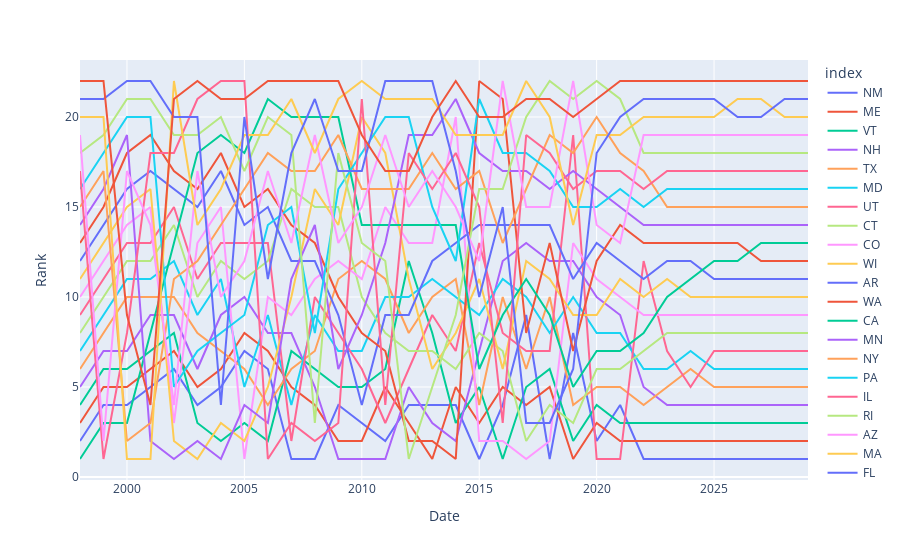

The notebook cell saved with this chart:
### Code cell
installation_plot = px.line(YoY_Installation_Ranking.melt(id_vars=["index"], var_name="Date", value_name="Rank"), x='Date', y='Rank', color='index')
installation_plot

### Figure 1 — Plotly figure (JSON) as saved in the notebook; plotly's stock layout.template omitted (floating-point values rounded to 4 significant figures)
{"data": [{"hovertemplate": "index=NM<br>Date=%{x}<br>Rank=%{y}<extra></extra>", "legendgroup": "NM", "line": {"color": "#636efa", "dash": "solid"}, "mode": "lines", "name": "NM", "orientation": "v", "showlegend": true, "type": "scatter", "x": [1998, 1999, 2000, 2001, 2002, 2003, 2004, 2005, 2006, 2007, 2008, 2009, 2010, 2011, 2012, 2013, 2014, 2015, 2016, 2017, 2018, 2019, 2020, 2021, 2022, 2023, 2024, 2025, 2026, 2027, 2028, 2029], "xaxis": "x", "y": [2, 4, 4, 5, 6, 4, 5, 7, 6, 1, 1, 4, 3, 2, 4, 4, 4, 1, 4, 9, 1, 8, 2, 4, 1, 1, 1, 1, 1, 1, 1, 1], "yaxis": "y"}, {"hovertemplate": "index=ME<br>Date=%{x}<br>Rank=%{y}<extra></extra>", "legendgroup": "ME", "line": {"color": "#EF553B", "dash": "solid"}, "mode": "lines", "name": "ME", "orientation": "v", "showlegend": true, "type": "scatter", "x": [1998, 1999, 2000, 2001, 2002, 2003, 2004, 2005, 2006, 2007, 2008, 2009, 2010, 2011, 2012, 2013, 2014, 2015, 2016, 2017, 2018, 2019, 2020, 2021, 2022, 2023, 2024, 2025, 2026, 2027, 2028, 2029], "xaxis": "x", "y": [3, 5, 5, 6, 7, 5, 6, 8, 7, 5, 4, 2, 2, 5, 3, 1, 5, 3, 5, 4, 5, 1, 3, 2, 2, 2, 2, 2, 2, 2, 2, 2], "yaxis": "y"}, {"hovertemplate": "index=VT<br>Date=%{x}<br>Rank=%{y}<extra></extra>", "legendgroup": "VT", "line": {"color": "#00cc96", "dash": "solid"}, "mode": "lines", "name": "VT", "orientation": "v", "showlegend": true, "type": "scatter", "x": [1998, 1999, 2000, 2001, 2002, 2003, 2004, 2005, 2006, 2007, 2008, 2009, 2010, 2011, 2012, 2013, 2014, 2015, 2016, 2017, 2018, 2019, 2020, 2021, 2022, 2023, 2024, 2025, 2026, 2027, 2028, 2029], "xaxis": "x", "y": [4, 6, 6, 7, 8, 3, 2, 3, 2, 7, 6, 5, 5, 6, 12, 8, 3, 5, 1, 5, 6, 2, 4, 3, 3, 3, 3, 3, 3, 3, 3, 3], "yaxis": "y"}, {"hovertemplate": "index=NH<br>Date=%{x}<br>Rank=%{y}<extra></extra>", "legendgroup": "NH", "line": {"color": "#ab63fa", "dash": "solid"}, "mode": "lines", "name": "NH", "orientation": "v", "showlegend": true, "type": "scatter", "x": [1998, 1999, 2000, 2001, 2002, 2003, 2004, 2005, 2006, 2007, 2008, 2009, 2010, 2011, 2012, 2013, 2014, 2015, 2016, 2017, 2018, 2019, 2020, 2021, 2022, 2023, 2024, 2025, 2026, 2027, 2028, 2029], "xaxis": "x", "y": [5, 7, 7, 9, 9, 6, 9, 10, 8, 8, 5, 1, 1, 1, 5, 3, 2, 7, 12, 13, 12, 12, 10, 9, 5, 4, 4, 4, 4, 4, 4, 4], "yaxis": "y"}, {"hovertemplate": "index=TX<br>Date=%{x}<br>Rank=%{y}<extra></extra>", "legendgroup": "TX", "line": {"color": "#FFA15A", "dash": "solid"}, "mode": "lines", "name": "TX", "orientation": "v", "showlegend": true, "type": "scatter", "x": [1998, 1999, 2000, 2001, 2002, 2003, 2004, 2005, 2006, 2007, 2008, 2009, 2010, 2011, 2012, 2013, 2014, 2015, 2016, 2017, 2018, 2019, 2020, 2021, 2022, 2023, 2024, 2025, 2026, 2027, 2028, 2029], "xaxis": "x", "y": [6, 8, 10, 10, 10, 8, 7, 6, 4, 6, 7, 11, 12, 11, 8, 10, 11, 4, 10, 6, 10, 4, 5, 5, 4, 5, 6, 5, 5, 5, 5, 5], "yaxis": "y"}, {"hovertemplate": "index=MD<br>Date=%{x}<br>Rank=%{y}<extra></extra>", "legendgroup": "MD", "line": {"color": "#19d3f3", "dash": "solid"}, "mode": "lines", "name": "MD", "orientation": "v", "showlegend": true, "type": "scatter", "x": [1998, 1999, 2000, 2001, 2002, 2003, 2004, 2005, 2006, 2007, 2008, 2009, 2010, 2011, 2012, 2013, 2014, 2015, 2016, 2017, 2018, 2019, 2020, 2021, 2022, 2023, 2024, 2025, 2026, 2027, 2028, 2029], "xaxis": "x", "y": [7, 9, 11, 11, 12, 9, 11, 5, 9, 4, 9, 7, 7, 10, 10, 11, 10, 9, 11, 10, 8, 10, 8, 8, 6, 6, 7, 6, 6, 6, 6, 6], "yaxis": "y"}, {"hovertemplate": "index=UT<br>Date=%{x}<br>Rank=%{y}<extra></extra>", "legendgroup": "UT", "line": {"color": "#FF6692", "dash": "solid"}, "mode": "lines", "name": "UT", "orientation": "v", "showlegend": true, "type": "scatter", "x": [1998, 1999, 2000, 2001, 2002, 2003, 2004, 2005, 2006, 2007, 2008, 2009, 2010, 2011, 2012, 2013, 2014, 2015, 2016, 2017, 2018, 2019, 2020, 2021, 2022, 2023, 2024, 2025, 2026, 2027, 2028, 2029], "xaxis": "x", "y": [9, 11, 13, 13, 15, 11, 13, 13, 13, 2, 10, 8, 6, 3, 6, 9, 7, 13, 8, 7, 7, 19, 1, 1, 12, 7, 5, 7, 7, 7, 7, 7], "yaxis": "y"}, {"hovertemplate": "index=CT<br>Date=%{x}<br>Rank=%{y}<extra></extra>", "legendgroup": "CT", "line": {"color": "#B6E880", "dash": "solid"}, "mode": "lines", "name": "CT", "orientation": "v", "showlegend": true, "type": "scatter", "x": [1998, 1999, 2000, 2001, 2002, 2003, 2004, 2005, 2006, 2007, 2008, 2009, 2010, 2011, 2012, 2013, 2014, 2015, 2016, 2017, 2018, 2019, 2020, 2021, 2022, 2023, 2024, 2025, 2026, 2027, 2028, 2029], "xaxis": "x", "y": [8, 10, 12, 12, 14, 10, 12, 11, 12, 16, 15, 15, 10, 8, 7, 7, 6, 8, 7, 2, 4, 3, 6, 6, 7, 8, 8, 8, 8, 8, 8, 8], "yaxis": "y"}, {"hovertemplate": "index=CO<br>Date=%{x}<br>Rank=%{y}<extra></extra>", "legendgroup": "CO", "line": {"color": "#FF97FF", "dash": "solid"}, "mode": "lines", "name": "CO", "orientation": "v", "showlegend": true, "type": "scatter", "x": [1998, 1999, 2000, 2001, 2002, 2003, 2004, 2005, 2006, 2007, 2008, 2009, 2010, 2011, 2012, 2013, 2014, 2015, 2016, 2017, 2018, 2019, 2020, 2021, 2022, 2023, 2024, 2025, 2026, 2027, 2028, 2029], "xaxis": "x", "y": [10, 12, 14, 15, 3, 13, 15, 1, 10, 9, 11, 12, 11, 15, 13, 13, 20, 2, 2, 1, 2, 13, 11, 10, 9, 9, 9, 9, 9, 9, 9, 9], "yaxis": "y"}, {"hovertemplate": "index=WI<br>Date=%{x}<br>Rank=%{y}<extra></extra>", "legendgroup": "WI", "line": {"color": "#FECB52", "dash": "solid"}, "mode": "lines", "name": "WI", "orientation": "v", "showlegend": true, "type": "scatter", "x": [1998, 1999, 2000, 2001, 2002, 2003, 2004, 2005, 2006, 2007, 2008, 2009, 2010, 2011, 2012, 2013, 2014, 2015, 2016, 2017, 2018, 2019, 2020, 2021, 2022, 2023, 2024, 2025, 2026, 2027, 2028, 2029], "xaxis": "x", "y": [11, 13, 15, 16, 2, 1, 3, 2, 5, 10, 16, 14, 20, 18, 11, 6, 8, 11, 6, 12, 11, 9, 9, 11, 10, 11, 10, 10, 10, 10, 10, 10], "yaxis": "y"}, {"hovertemplate": "index=AR<br>Date=%{x}<br>Rank=%{y}<extra></extra>", "legendgroup": "AR", "line": {"color": "#636efa", "dash": "solid"}, "mode": "lines", "name": "AR", "orientation": "v", "showlegend": true, "type": "scatter", "x": [1998, 1999, 2000, 2001, 2002, 2003, 2004, 2005, 2006, 2007, 2008, 2009, 2010, 2011, 2012, 2013, 2014, 2015, 2016, 2017, 2018, 2019, 2020, 2021, 2022, 2023, 2024, 2025, 2026, 2027, 2028, 2029], "xaxis": "x", "y": [12, 14, 16, 17, 16, 15, 17, 14, 15, 12, 12, 9, 4, 9, 9, 12, 13, 14, 14, 14, 14, 11, 13, 12, 11, 12, 12, 11, 11, 11, 11, 11], "yaxis": "y"}, {"hovertemplate": "index=WA<br>Date=%{x}<br>Rank=%{y}<extra></extra>", "legendgroup": "WA", "line": {"color": "#EF553B", "dash": "solid"}, "mode": "lines", "name": "WA", "orientation": "v", "showlegend": true, "type": "scatter", "x": [1998, 1999, 2000, 2001, 2002, 2003, 2004, 2005, 2006, 2007, 2008, 2009, 2010, 2011, 2012, 2013, 2014, 2015, 2016, 2017, 2018, 2019, 2020, 2021, 2022, 2023, 2024, 2025, 2026, 2027, 2028, 2029], "xaxis": "x", "y": [13, 15, 18, 19, 17, 16, 18, 15, 16, 14, 13, 10, 8, 7, 2, 2, 1, 22, 21, 8, 13, 7, 12, 14, 13, 13, 13, 13, 13, 12, 12, 12], "yaxis": "y"}, {"hovertemplate": "index=CA<br>Date=%{x}<br>Rank=%{y}<extra></extra>", "legendgroup": "CA", "line": {"color": "#00cc96", "dash": "solid"}, "mode": "lines", "name": "CA", "orientation": "v", "showlegend": true, "type": "scatter", "x": [1998, 1999, 2000, 2001, 2002, 2003, 2004, 2005, 2006, 2007, 2008, 2009, 2010, 2011, 2012, 2013, 2014, 2015, 2016, 2017, 2018, 2019, 2020, 2021, 2022, 2023, 2024, 2025, 2026, 2027, 2028, 2029], "xaxis": "x", "y": [1, 3, 3, 8, 13, 18, 19, 18, 21, 20, 20, 20, 14, 14, 14, 14, 14, 6, 9, 11, 9, 5, 7, 7, 8, 10, 11, 12, 12, 13, 13, 13], "yaxis": "y"}, {"hovertemplate": "index=MN<br>Date=%{x}<br>Rank=%{y}<extra></extra>", "legendgroup": "MN", "line": {"color": "#ab63fa", "dash": "solid"}, "mode": "lines", "name": "MN", "orientation": "v", "showlegend": true, "type": "scatter", "x": [1998, 1999, 2000, 2001, 2002, 2003, 2004, 2005, 2006, 2007, 2008, 2009, 2010, 2011, 2012, 2013, 2014, 2015, 2016, 2017, 2018, 2019, 2020, 2021, 2022, 2023, 2024, 2025, 2026, 2027, 2028, 2029], "xaxis": "x", "y": [14, 16, 19, 2, 1, 2, 1, 4, 3, 11, 14, 6, 9, 13, 19, 19, 21, 18, 17, 17, 16, 17, 16, 15, 14, 14, 14, 14, 14, 14, 14, 14], "yaxis": "y"}, {"hovertemplate": "index=NY<br>Date=%{x}<br>Rank=%{y}<extra></extra>", "legendgroup": "NY", "line": {"color": "#FFA15A", "dash": "solid"}, "mode": "lines", "name": "NY", "orientation": "v", "showlegend": true, "type": "scatter", "x": [1998, 1999, 2000, 2001, 2002, 2003, 2004, 2005, 2006, 2007, 2008, 2009, 2010, 2011, 2012, 2013, 2014, 2015, 2016, 2017, 2018, 2019, 2020, 2021, 2022, 2023, 2024, 2025, 2026, 2027, 2028, 2029], "xaxis": "x", "y": [15, 17, 2, 3, 11, 12, 14, 16, 18, 17, 17, 19, 16, 16, 16, 18, 16, 17, 13, 16, 19, 18, 20, 18, 17, 15, 15, 15, 15, 15, 15, 15], "yaxis": "y"}, {"hovertemplate": "index=PA<br>Date=%{x}<br>Rank=%{y}<extra></extra>", "legendgroup": "PA", "line": {"color": "#19d3f3", "dash": "solid"}, "mode": "lines", "name": "PA", "orientation": "v", "showlegend": true, "type": "scatter", "x": [1998, 1999, 2000, 2001, 2002, 2003, 2004, 2005, 2006, 2007, 2008, 2009, 2010, 2011, 2012, 2013, 2014, 2015, 2016, 2017, 2018, 2019, 2020, 2021, 2022, 2023, 2024, 2025, 2026, 2027, 2028, 2029], "xaxis": "x", "y": [16, 18, 20, 20, 5, 7, 8, 9, 14, 15, 8, 16, 18, 20, 20, 15, 12, 21, 18, 18, 17, 15, 15, 16, 15, 16, 16, 16, 16, 16, 16, 16], "yaxis": "y"}, {"hovertemplate": "index=IL<br>Date=%{x}<br>Rank=%{y}<extra></extra>", "legendgroup": "IL", "line": {"color": "#FF6692", "dash": "solid"}, "mode": "lines", "name": "IL", "orientation": "v", "showlegend": true, "type": "scatter", "x": [1998, 1999, 2000, 2001, 2002, 2003, 2004, 2005, 2006, 2007, 2008, 2009, 2010, 2011, 2012, 2013, 2014, 2015, 2016, 2017, 2018, 2019, 2020, 2021, 2022, 2023, 2024, 2025, 2026, 2027, 2028, 2029], "xaxis": "x", "y": [17, 1, 8, 18, 18, 21, 22, 22, 1, 3, 2, 3, 21, 4, 18, 16, 18, 15, 3, 19, 18, 16, 17, 17, 16, 17, 17, 17, 17, 17, 17, 17], "yaxis": "y"}, {"hovertemplate": "index=RI<br>Date=%{x}<br>Rank=%{y}<extra></extra>", "legendgroup": "RI", "line": {"color": "#B6E880", "dash": "solid"}, "mode": "lines", "name": "RI", "orientation": "v", "showlegend": true, "type": "scatter", "x": [1998, 1999, 2000, 2001, 2002, 2003, 2004, 2005, 2006, 2007, 2008, 2009, 2010, 2011, 2012, 2013, 2014, 2015, 2016, 2017, 2018, 2019, 2020, 2021, 2022, 2023, 2024, 2025, 2026, 2027, 2028, 2029], "xaxis": "x", "y": [18, 19, 21, 21, 19, 19, 20, 17, 20, 19, 3, 18, 13, 12, 1, 5, 9, 16, 16, 20, 22, 21, 22, 21, 18, 18, 18, 18, 18, 18, 18, 18], "yaxis": "y"}, {"hovertemplate": "index=AZ<br>Date=%{x}<br>Rank=%{y}<extra></extra>", "legendgroup": "AZ", "line": {"color": "#FF97FF", "dash": "solid"}, "mode": "lines", "name": "AZ", "orientation": "v", "showlegend": true, "type": "scatter", "x": [1998, 1999, 2000, 2001, 2002, 2003, 2004, 2005, 2006, 2007, 2008, 2009, 2010, 2011, 2012, 2013, 2014, 2015, 2016, 2017, 2018, 2019, 2020, 2021, 2022, 2023, 2024, 2025, 2026, 2027, 2028, 2029], "xaxis": "x", "y": [19, 2, 17, 14, 4, 17, 10, 12, 17, 13, 19, 13, 15, 19, 15, 17, 15, 12, 22, 15, 15, 22, 14, 13, 19, 19, 19, 19, 19, 19, 19, 19], "yaxis": "y"}, {"hovertemplate": "index=MA<br>Date=%{x}<br>Rank=%{y}<extra></extra>", "legendgroup": "MA", "line": {"color": "#FECB52", "dash": "solid"}, "mode": "lines", "name": "MA", "orientation": "v", "showlegend": true, "type": "scatter", "x": [1998, 1999, 2000, 2001, 2002, 2003, 2004, 2005, 2006, 2007, 2008, 2009, 2010, 2011, 2012, 2013, 2014, 2015, 2016, 2017, 2018, 2019, 2020, 2021, 2022, 2023, 2024, 2025, 2026, 2027, 2028, 2029], "xaxis": "x", "y": [20, 20, 1, 1, 22, 14, 16, 19, 19, 21, 18, 21, 22, 21, 21, 21, 19, 19, 19, 22, 20, 14, 19, 19, 20, 20, 20, 20, 21, 21, 20, 20], "yaxis": "y"}, {"hovertemplate": "index=FL<br>Date=%{x}<br>Rank=%{y}<extra></extra>", "legendgroup": "FL", "line": {"color": "#636efa", "dash": "solid"}, "mode": "lines", "name": "FL", "orientation": "v", "showlegend": true, "type": "scatter", "x": [1998, 1999, 2000, 2001, 2002, 2003, 2004, 2005, 2006, 2007, 2008, 2009, 2010, 2011, 2012, 2013, 2014, 2015, 2016, 2017, 2018, 2019, 2020, 2021, 2022, 2023, 2024, 2025, 2026, 2027, 2028, 2029], "xaxis": "x", "y": [21, 21, 22, 22, 20, 20, 4, 20, 11, 18, 21, 17, 17, 22, 22, 22, 17, 10, 15, 3, 3, 6, 18, 20, 21, 21, 21, 21, 20, 20, 21, 21], "yaxis": "y"}, {"hovertemplate": "index=NJ<br>Date=%{x}<br>Rank=%{y}<extra></extra>", "legendgroup": "NJ", "line": {"color": "#EF553B", "dash": "solid"}, "mode": "lines", "name": "NJ", "orientation": "v", "showlegend": true, "type": "scatter", "x": [1998, 1999, 2000, 2001, 2002, 2003, 2004, 2005, 2006, 2007, 2008, 2009, 2010, 2011, 2012, 2013, 2014, 2015, 2016, 2017, 2018, 2019, 2020, 2021, 2022, 2023, 2024, 2025, 2026, 2027, 2028, 2029], "xaxis": "x", "y": [22, 22, 9, 4, 21, 22, 21, 21, 22, 22, 22, 22, 19, 17, 17, 20, 22, 20, 20, 21, 21, 20, 21, 22, 22, 22, 22, 22, 22, 22, 22, 22], "yaxis": "y"}], "layout": {"legend": {"title": {"text": "index"}, "tracegroupgap": 0}, "margin": {"t": 60}, "xaxis": {"anchor": "y", "domain": [0, 1], "title": {"text": "Date"}}, "yaxis": {"anchor": "x", "domain": [0, 1], "title": {"text": "Rank"}}}}
